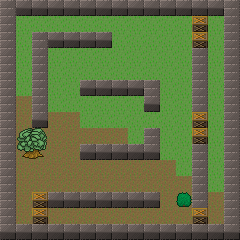

This is a level from a 2D game, rendered from its Tiled map with the project's own tilesets. A one-line summary and the map file follow, with tile-layer data summarised:
An orthogonal 15x15 tile map with 16x16 px tiles, 3 tile layers (background, walls, blocks) and 7 objects (4x enemy, 2x target, player).

<map version="1.2" tiledversion="1.3.1" orientation="orthogonal" renderorder="right-down" compressionlevel="0" width="15" height="15" tilewidth="16" tileheight="16" infinite="0" nextlayerid="5" nextobjectid="8">
 <tileset firstgid="1" name="bomberman_spritesheet" tilewidth="16" tileheight="16" tilecount="96" columns="16">
  <image source="../images/bomberman_spritesheet.png" width="256" height="96" />
 </tileset>
 <layer id="1" name="background" width="15" height="15">
  <data>[225 cells, 225 non-empty, 3 distinct tile ids]</data>
 </layer>
 <layer id="2" name="walls" width="15" height="15">
  <properties>
   <property name="collision" value="true" />
  </properties>
  <data>[225 cells, 91 non-empty, 4 distinct tile ids]</data>
 </layer>
 <layer id="3" name="blocks" width="15" height="15">
  <properties>
   <property name="collision" value="true" />
  </properties>
  <data>[225 cells, 130 non-empty, 13 distinct tile ids]</data>
 </layer>
 <objectgroup id="4" name="objects">
  <object id="1" name="player" type="player" gid="66" x="112" y="128" width="16" height="16">
   <properties>
    <property name="frame" value="65" />
    <property name="group" value="players" />
    <property name="number_of_bombs" value="1" />
    <property name="number_of_lives" value="3" />
    <property name="texture" value="player_spritesheet" />
    <property name="walking_speed" value="50" />
   </properties>
  </object>
  <object id="2" name="enemy1" type="enemy" gid="18" x="48" y="112" width="16" height="16">
   <properties>
    <property name="axis" value="y" />
    <property name="direction" value="1" />
    <property name="group" value="enemies" />
    <property name="texture" value="enemy_spritesheet" />
    <property name="walking_distance" value="64" />
    <property name="walking_speed" value="32" />
   </properties>
  </object>
  <object id="3" name="enemy3" type="enemy" gid="18" x="208" y="176" width="16" height="16">
   <properties>
    <property name="axis" value="y" />
    <property name="direction" value="-1" />
    <property name="group" value="enemies" />
    <property name="texture" value="enemy_spritesheet" />
    <property name="walking_distance" value="64" />
    <property name="walking_speed" value="32" />
   </properties>
  </object>
  <object id="4" name="enemy0" type="enemy" gid="18" x="112" y="64" width="16" height="16">
   <properties>
    <property name="axis" value="x" />
    <property name="direction" value="-1" />
    <property name="group" value="enemies" />
    <property name="texture" value="enemy_spritesheet" />
    <property name="walking_distance" value="64" />
    <property name="walking_speed" value="32" />
   </properties>
  </object>
  <object id="5" name="enemy2" type="enemy" gid="18" x="112" y="224" width="16" height="16">
   <properties>
    <property name="axis" value="x" />
    <property name="direction" value="1" />
    <property name="group" value="enemies" />
    <property name="texture" value="enemy_spritesheet" />
    <property name="walking_distance" value="64" />
    <property name="walking_speed" value="32" />
   </properties>
  </object>
  <object id="6" name="target0" type="target" x="208" y="64" width="18" height="16">
   <properties>
    <property name="group" value="targets" />
    <property name="texture" value="target_image" />
   </properties>
  </object>
  <object id="7" name="target1" type="target" x="48" y="208" width="18" height="16">
   <properties>
    <property name="group" value="targets" />
    <property name="texture" value="target_image" />
   </properties>
  </object>
 </objectgroup>
</map>
